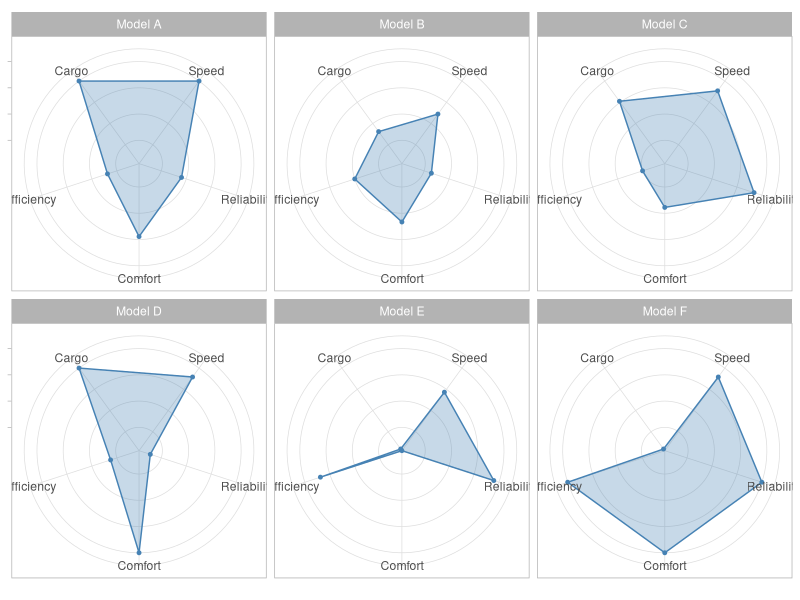

Write R code to recreate this figure.
## ---- chunk 1
#| code-fold: true
#| label: setup-star-plot
#| message: false
library(tidyverse)

# ggplot2's coord_polar() renders straight polygon edges as curved arcs
# (it interpolates along the angular dimension), which is wrong for a
# star/radar chart -- the spokes should be straight chords between
# vertices. coord_radar() is the standard workaround: it is identical to
# coord_polar() except it reports is_linear() = TRUE, which tells the
# polygon/line grobs to draw straight segments instead of arcs.
coord_radar <- function(theta = "x", start = 0, direction = 1) {
  theta <- match.arg(theta, c("x", "y"))
  r <- if (theta == "x") "y" else "x"
  ggproto("CoordRadar", CoordPolar, theta = theta, r = r,
          start = start, direction = sign(direction),
          is_linear = function(coord) TRUE)
}

set.seed(2024)
vars <- c("Speed", "Reliability", "Comfort", "Efficiency", "Cargo")
cars_synthetic <- tibble(
  car = paste("Model", LETTERS[1:6]),
  Speed = round(runif(6, 60, 130)),
  Reliability = round(runif(6, 1, 5), 1),
  Comfort = round(runif(6, 1, 10)),
  Efficiency = round(runif(6, 15, 45)),
  Cargo = round(runif(6, 5, 25))
)

# Each variable is scaled to its own maximum across observations (so each
# spoke's length is relative to that variable's largest value, per the
# Definition below) and mapped as a discrete x-axis category; geom_polygon
# auto-closes each group's (car's) polygon.
star_df <- cars_synthetic |>
  pivot_longer(-car, names_to = "variable", values_to = "value") |>
  group_by(variable) |>
  mutate(scaled = value / max(value)) |>
  ungroup() |>
  mutate(variable = factor(variable, levels = vars))
## ---- chunk 2
#| code-fold: true
#| label: fig-star-plot-sample
#| fig-cap: "Star plots of 6 synthetic car models across 5 variables"
ggplot(star_df, aes(x = variable, y = scaled, group = car)) +
  geom_polygon(fill = "steelblue", alpha = 0.3, color = "steelblue") +
  geom_point(size = 1, color = "steelblue") +
  coord_radar() +
  facet_wrap(~car) +
  labs(x = NULL, y = NULL) +
  theme_light() +
  theme(axis.text.y = element_blank())
